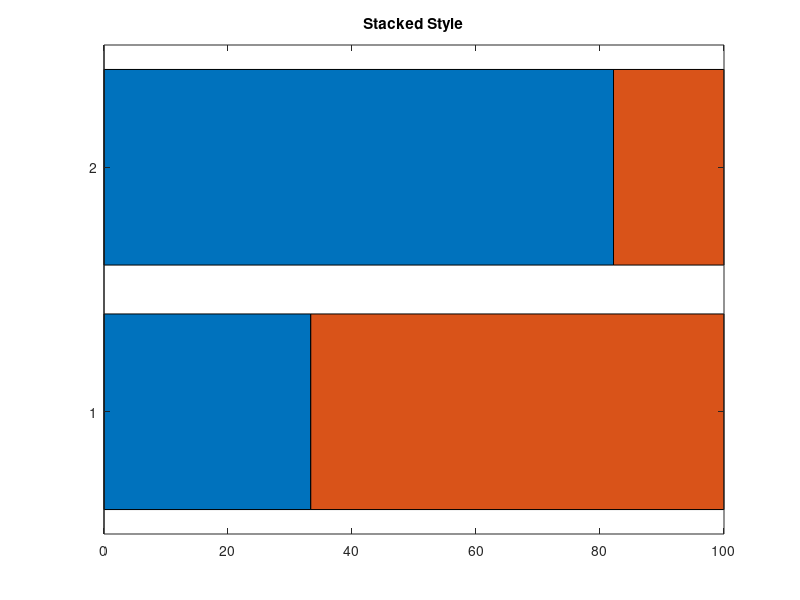

This figure's MATLAB source:
x = [1,2];
% 
% y = [1,2,3,4;...
%      5,6,7,8];
y = [33.35, 66.64; 82.18 17.81];

figure;
barh(x,y,'stacked'); % stacks values in each row together
title('Stacked Style')

